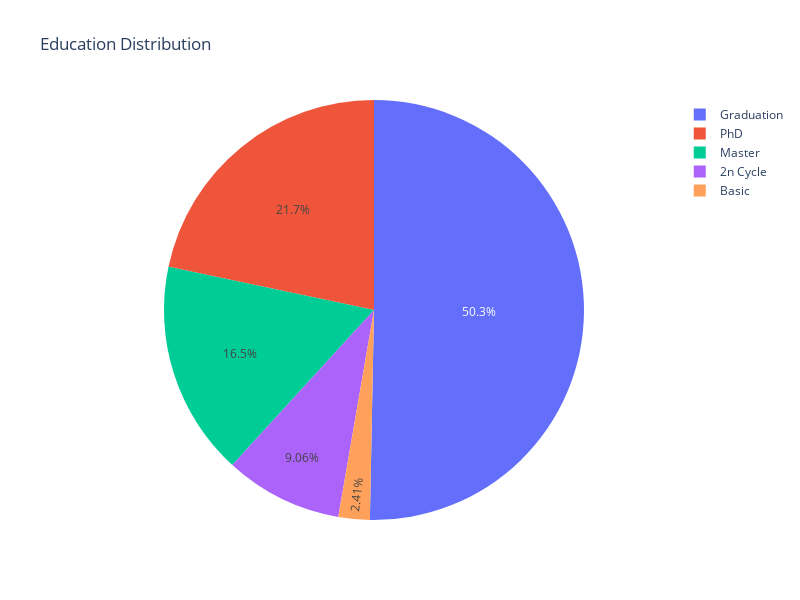

The notebook cell saved with this chart:
### Code cell
import plotly.express as px

# Count the occurrences of each education type and reset the index
Education_distribution = s_df['Education'].value_counts().reset_index()
Education_distribution.columns = ['Education', 'count']  # Rename columns

# Create a pie chart
fig = px.pie(Education_distribution, names='Education', values='count', title='Education Distribution')

# Customize the figure size
fig.update_layout(
    title_text='Education Distribution',
    width=800,    # Set the width of the figure
    height=600,   # Set the height of the figure
    paper_bgcolor='white',  # Set the background color
    plot_bgcolor='black'
)

fig.show()

### Figure 1 — Plotly figure (JSON) as saved in the notebook; plotly's stock layout.template omitted (floating-point values rounded to 4 significant figures)
{"data": [{"domain": {"x": [0, 1], "y": [0, 1]}, "hovertemplate": "Education=%{label}<br>count=%{value}<extra></extra>", "labels": ["Graduation", "PhD", "Master", "2n Cycle", "Basic"], "legendgroup": "", "name": "", "showlegend": true, "type": "pie", "values": [1127, 486, 370, 203, 54]}], "layout": {"height": 600, "legend": {"tracegroupgap": 0}, "paper_bgcolor": "white", "plot_bgcolor": "black", "title": {"text": "Education Distribution"}, "width": 800}}
